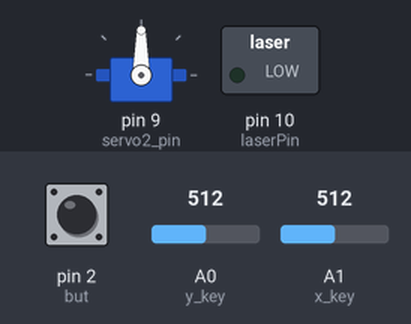
A sketch run on a simulated Arduino Uno, built with avr-gcc and run on an emulated ATmega328P. On the bench: servo, switched loads named in the sketch (green lamp = pin HIGH). Inputs (shaded band) come from the test bench; at power-on: A0 (y_key) = 512, A1 (x_key) = 512, pin 2 (but) HIGH.

Above: at 1.2 s.
1.3 s: A0 (y_key) set to 687
2.8 s: A0 (y_key) set to 711
At 3.95 s:
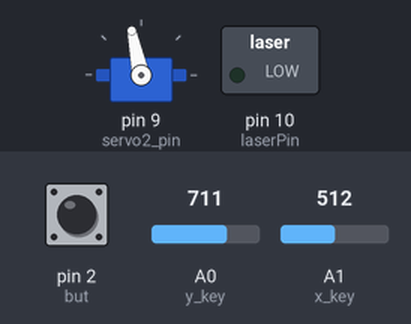
At 5.75 s:
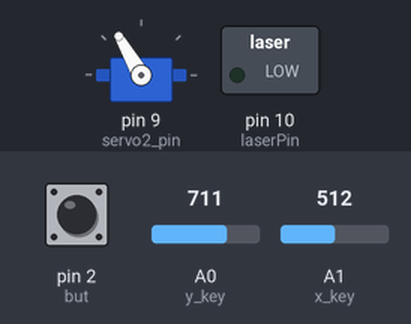
5.8 s: A1 (x_key) set to 690
8.8 s: A1 (x_key) set to 714
11.8 s: pin 2 (but) pulled LOW for 0.15 s
At 11.97 s:
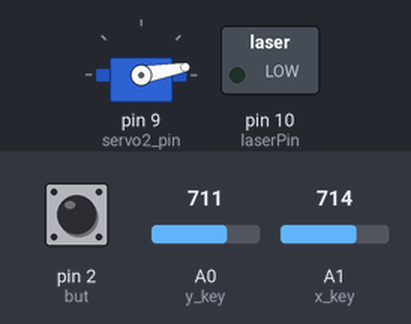
14.8 s: pin 2 (but) pulled LOW for 1 s
At 15.95 s:
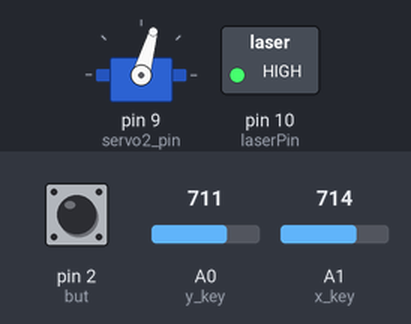
Timing chart, 0 to 21.6 s (numbered marks = the images above; inputs shaded):
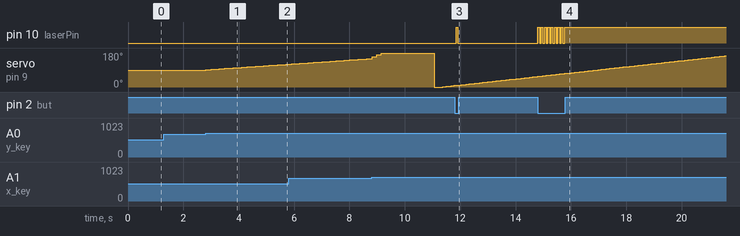

The sketch:

Laser_Joystick.ino
```cpp
// Henry's Bench
// KY-008 Tutorial... On then Off


#include <Servo.h>
Servo servo1;
Servo servo2;
int x_key = A1;
int y_key = A0;
int x_pos;
int y_pos;
int but = 2;

int del = 100;

int servo2_pin = 9;
int initial_position = 90;
int initial_position1 = 90;

int buttonState = 0;
int trig = 0;
int laserPin = 10;

int toggle = 1;
int val;

void setup()
{
	Serial.begin(9600);
	serSetup();
	pinMode(but, INPUT_PULLUP);
	pinMode(laserPin, OUTPUT); // define the digital output interface 13 feet
}
void loop() {

	serLoop();

	buttonState = digitalRead(but);

	if (buttonState == LOW)
	{

		toggle = toggle * -1;

		if (toggle == 1)
		{
			val = LOW;
		}

		else if (toggle == -1)
		{
			val = HIGH;
		}

		digitalWrite(LED_BUILTIN, HIGH);
		digitalWrite(laserPin, val);

	}


}


void serSetup()
{

	servo2.attach(servo2_pin);

	servo2.write(initial_position1);
	pinMode(x_key, INPUT);
	pinMode(y_key, INPUT);
}

void serLoop()
{
	x_pos = analogRead(x_key);
	y_pos = analogRead(y_key);

	if (x_pos < 300) {
		if (initial_position < 10) {}
		else { initial_position1 = initial_position1 - 10; servo2.write(initial_position1); delay(60); }
	} if (x_pos > 700) {
		if (initial_position > 180)
		{
		}
		else {
			initial_position1 = initial_position1 + 10;
			servo2.write(initial_position1);
			delay(60);
		}
	}

	if (y_pos < 300) {
		if (initial_position1 < 10) {}
		else { initial_position1 = initial_position1 - 1; servo2.write(initial_position1); delay(del); }
	} if (y_pos > 700) {
		if (initial_position1 > 180)
		{
		}
		else {
			initial_position1 = initial_position1 + 1;
			servo2.write(initial_position1);
			delay(del);
		}
	}
}
```

Measured:
- the behaviour switches between 700 and 701 on A0 (y_key) (found by bisection; images 0 and 1)
- after the input at 1.3 s, every drawn part: stays the same
- after the input at 2.8 s, servo on pin 9 (servo2_pin): moves from 90° to 120° over 2.9 s, starting at once
- after the input at 11.8 s, pin 10 (laserPin): LOW → HIGH after 0.05 s, → LOW 0.06 s later
- after the input at 14.8 s, pin 10 (laserPin): alternates HIGH for 0.06 s and LOW for 0.06 s, 17 changes in all, then stays HIGH, starting at once
